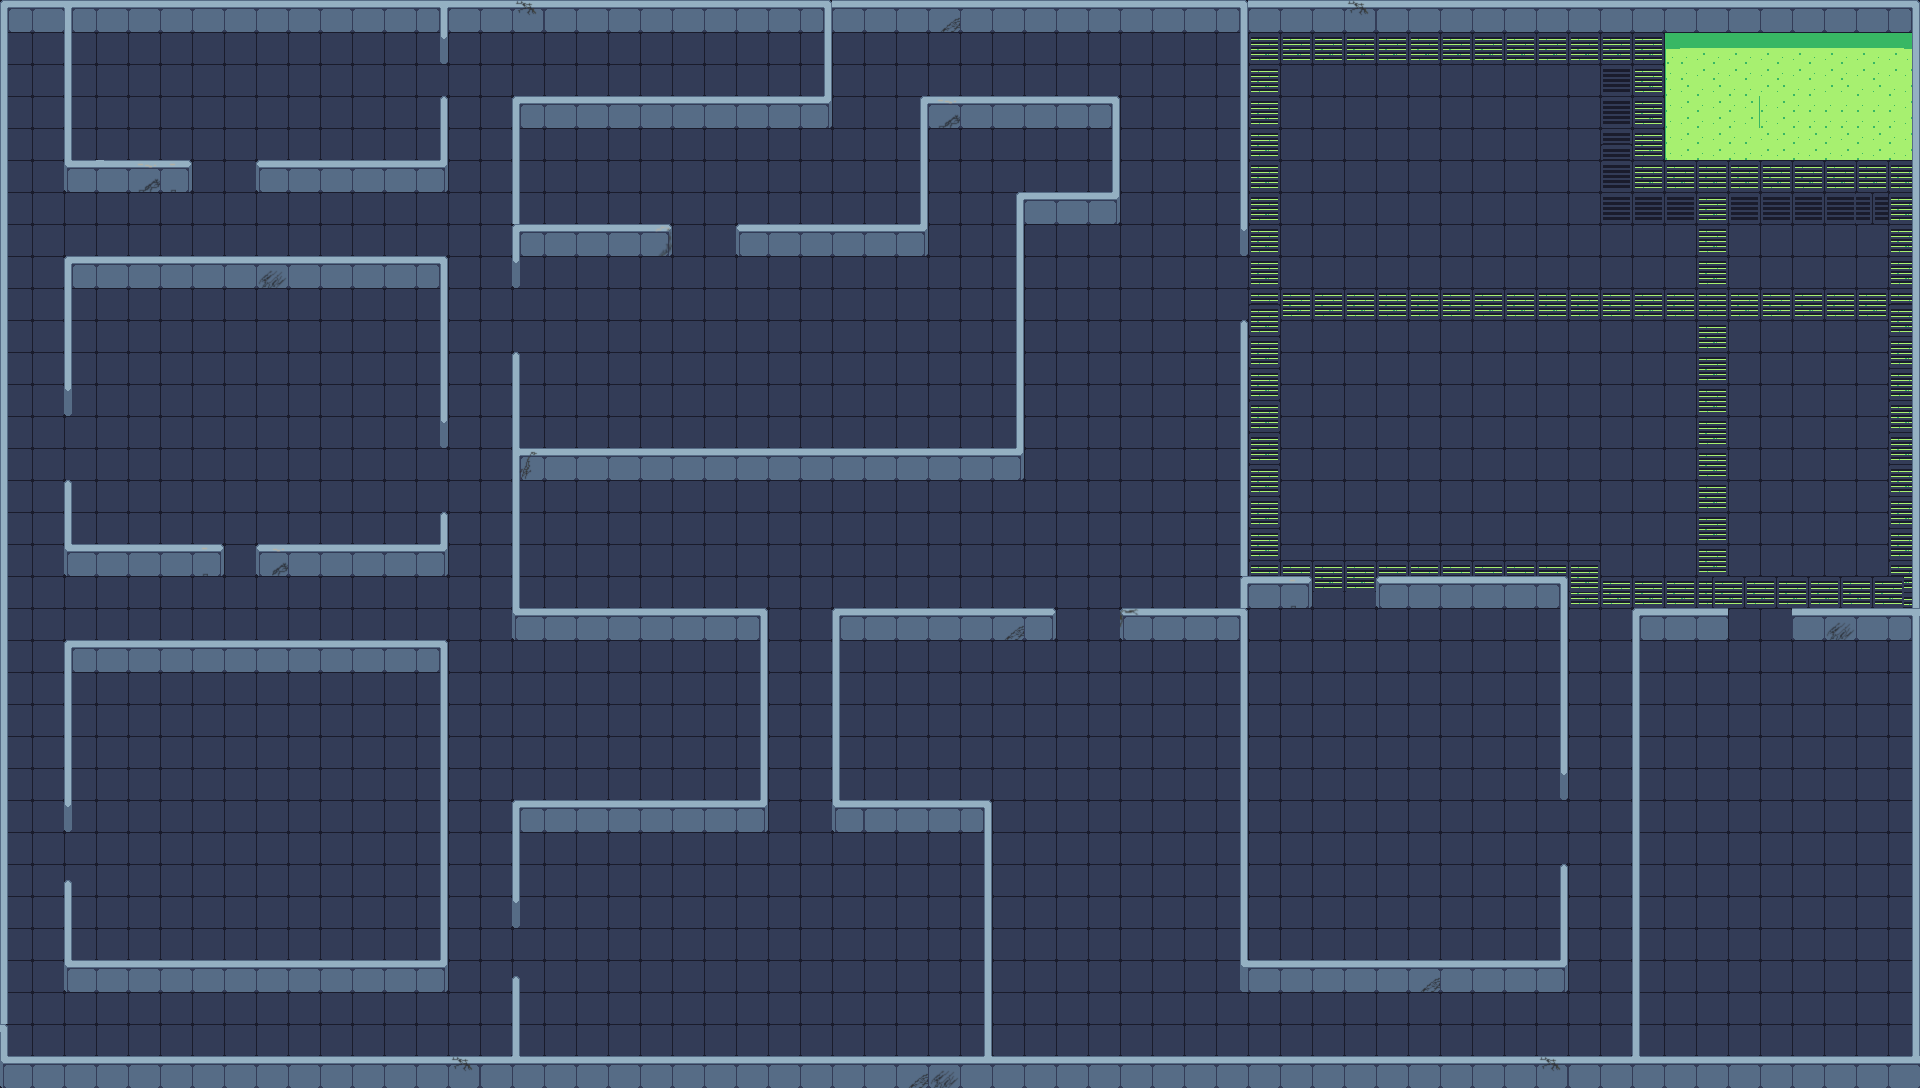

Rendered tile map (Tiled .tmx) drawn with the repository's tilesets; below, a short description and the map source with its tile grids summarised:
An orthogonal 120x68 tile map with 16x16 px tiles, 2 tile layers (1Floor, 2Block) and 55 objects.

<map version="1.8" tiledversion="1.8.2" orientation="orthogonal" renderorder="right-down" width="120" height="68" tilewidth="16" tileheight="16" infinite="0" nextlayerid="12" nextobjectid="107">
 <tileset firstgid="1" source="map1.tsx" />
 <layer id="2" name="1Floor" width="120" height="68">
  <data>[8160 cells, 8160 non-empty, 32 distinct tile ids]</data>
 </layer>
 <layer id="1" name="2Block" width="120" height="68">
  <data>[8160 cells, 1590 non-empty, 120 distinct tile ids]</data>
 </layer>
 <objectgroup id="3" name="Col1">
  <object id="1" x="0" y="0" width="1920" height="32" />
  <object id="3" x="0" y="32" width="7.54167" height="1056" />
  <object id="4" x="0" y="1059.25" width="1916" height="28.75" />
  <object id="5" x="1912" y="24" width="8" height="1064" />
  <object id="6" x="64" y="32" width="9" height="150" />
  <object id="7" x="64" y="163.333" width="128" height="21" />
  <object id="8" x="256" y="162.667" width="192" height="22" />
  <object id="9" x="440" y="32" width="8" height="28" />
  <object id="10" x="440" y="96" width="8" height="69" />
  <object id="11" x="64" y="259.333" width="384" height="21.6667" />
  <object id="12" x="440.333" y="273.667" width="7.66667" height="175.333" />
  <object id="13" x="64" y="268.667" width="9" height="147.333" />
  <object id="14" x="64" y="480" width="7.5" height="81.75" />
  <object id="16" x="64" y="547.25" width="160" height="22.5" />
  <object id="17" x="256" y="547.75" width="192" height="22.25" />
  <object id="18" x="441" y="511" width="7" height="41" />
  <object id="19" x="64" y="643.333" width="384" height="21.3333" />
  <object id="20" x="64" y="657.667" width="7.90909" height="174.333" />
  <object id="21" x="64" y="880" width="8.25" height="87.375" />
  <object id="22" x="64" y="963.333" width="384" height="22.3333" />
  <object id="23" x="440.273" y="648.667" width="7.72727" height="318.333" />
  <object id="24" x="825" y="32" width="7" height="77" />
  <object id="25" x="512" y="96" width="320" height="32" />
  <object id="26" x="512" y="128" width="9" height="159.5" />
  <object id="28" x="512" y="226.879" width="160" height="22.4545" />
  <object id="29" x="512" y="352" width="6.66667" height="267" />
  <object id="30" x="512" y="611.333" width="256.333" height="21.6667" />
  <object id="31" x="760.667" y="626.333" width="7.33333" height="193.667" />
  <object id="32" x="512" y="803" width="256" height="22.3333" />
  <object id="33" x="512" y="812.833" width="7.5" height="116.167" />
  <object id="34" x="512" y="976" width="7.75" height="85" />
  <object id="35" x="984" y="805" width="8" height="256.455" />
  <object id="36" x="832" y="803" width="160" height="22.75" />
  <object id="37" x="832" y="608" width="8" height="198" />
  <object id="38" x="832" y="611.5" width="224" height="22" />
  <object id="39" x="512" y="450.667" width="512" height="21.6667" />
  <object id="40" x="736" y="226.727" width="192" height="22.1818" />
  <object id="41" x="921" y="96" width="7" height="136" />
  <object id="42" x="928" y="99.3333" width="192" height="22.3333" />
  <object id="43" x="1113" y="103" width="7" height="109" />
  <object id="44" x="1024" y="195.091" width="96" height="22.5758" />
  <object id="45" x="1017" y="195.455" width="7" height="259.545" />
  <object id="46" x="1120" y="611.455" width="128" height="21.4545" />
  <object id="47" x="1239" y="0" width="9" height="258" />
  <object id="49" x="1240" y="320.5" width="8" height="664.875" />
  <object id="50" x="1244.25" y="579.75" width="67.75" height="20.25" />
  <object id="51" x="1246.5" y="962.727" width="321.5" height="22.5455" />
  <object id="52" x="1560" y="866" width="8" height="102" />
  <object id="53" x="1376" y="579.333" width="192" height="20" />
  <object id="54" x="1559" y="596.333" width="9" height="203.667" />
  <object id="55" x="1632" y="611.25" width="96" height="22.25" />
  <object id="56" x="1632" y="611.25" width="8" height="446.083" />
  <object id="58" x="1792" y="611.5" width="128" height="22" />
  <object id="59" x="1664" y="32" width="250" height="120.667" />
 </objectgroup>
 <objectgroup id="4" name="Col2">
  <object id="105" x="1727.5" y="611.75" width="64.5" height="21.5">
   <properties>
    <property name="CentX" type="float" value="1760" />
    <property name="CentY" type="float" value="624" />
   </properties>
  </object>
 </objectgroup>
</map>
